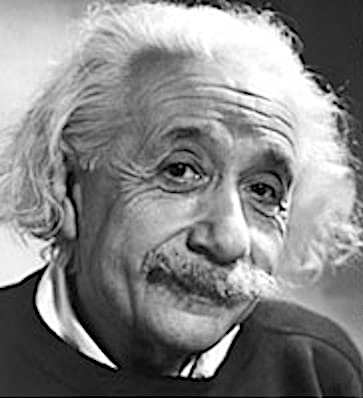
#> input picture HW3/Image1.png, 363 x 398 px
$ python HW3.py
#> lines starting #> are read from the running program, lines starting #| are printed output that depends on the picture
from sys import path
from numpy.core.numeric import cross
import pydicom as pyd
import numpy as np
import matplotlib.pyplot as plt
from PIL import Image
import matplotlib.pyplot as plt
from scipy import signal
from scipy.fft import fft2, fftshift,ifft2,ifftshift

def centert(x,y):
    #used for centering
    return -1**(x+y)
def norm_step(img):
    xax = np.arange(0,img.shape[0])
    yax = np.arange(0,img.shape[1])
    x,y = np.meshgrid(xax,yax)
    img = img * centert(x,y).T
    return img

def calc_fft(x:np.ndarray,center=False):
    ff = fft2(x)
    if center:
        ff =  fftshift(x)
    return ff
def freq2spatial(img):
    #appy  inverse frequency domain  and center the image
    img =  norm_step(np.real(ifft2(img)))
    return img


def gen_filt(im1,rad=1):
    x,y = im1.shape[0],im1.shape[1]
    filt = np.ones((x,y))
    #find the center of the image
    c_x,c_y =  filt.shape[0]/2,filt.shape[1]/2
    # Use meshgrid approach to get distances from center
    xax = np.arange(0,x)
    yax = np.arange(0,y)
    x,y = np.meshgrid(xax,yax)
    #this calculates distances from center of image
    huv  = lambda x,y,cx,cy,rad : np.sqrt((x-cx)**2 + (y-cy)**2)
    huv = huv(x,y,c_x,c_y,rad)
    #create butteworth filter
    outfilt = 1/ (1+ (huv/rad)**(2*5)).T
    return  outfilt

def my_fft(img):
    #helper method for applying fft
    return calc_fft(norm_step(img),center=False)
def freq_domain(img:np.ndarray,filt='low',rad=5,plot=False):
    #do padding with the image processing
    x,y = img.shape
    p,q = (2*x,y*2)
    img =  np.pad(img,((0,p-x),(0,q-y)) )
    img_f = my_fft(img)
    filt_f = gen_filt(img_f,rad=rad)
    if filt=='low':
        output = img_f * filt_f
    else:
        output = img_f * (1- filt_f )
    if plot:
        plt.figure()
        plt.subplot(121)
        if filt =='low':
            plt.plot(img_f[112,112:224])
            plt.plot(output[112,112:224])
            plt.legend(['original','filtered'])
            plt.subplot(122)
            plt.plot((filt_f)[112,112:224])
            plt.legend(['Gain'])
        else:
            plt.plot(img_f[112,112:224])
            plt.plot(output[112,112:224])
            plt.legend(['original','filtered'])
            plt.subplot(122)
            plt.plot((1-filt_f)[112,112:224])
            plt.legend(['Gain'])
    return  output
def freq_images(img1,img2,rad_1=13,rad_2=13,plot=False):
    x,y = img1.shape
    img1_f = freq_domain(img1,filt='low',rad=rad_1,plot=plot) # around 4-8 is when this dude dissapears
    img2_f = freq_domain(img2,filt='high',rad=rad_2,plot=plot)
    plt.show()
    output = freq2spatial(img1_f + img2_f)[0:x,0:y]
    return output
def viz_freqs(plot):
#> called with plot = True
    im1 = np.array(Image.open('Image1.png').resize((112,112)  )) #albert
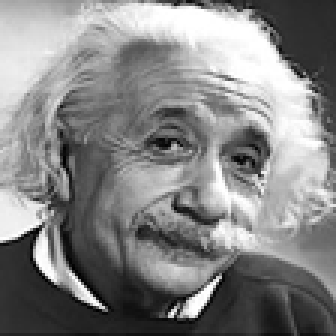
#> im1: shape (112, 112, 4) (shown 3 times larger); mean R, G, B, A 132.6, 132.6, 132.6, 255
    im1 = im1/np.max(im1[:])
    im2 = np.array(Image.open('Image2.png').resize((112,112) ) ) #mary
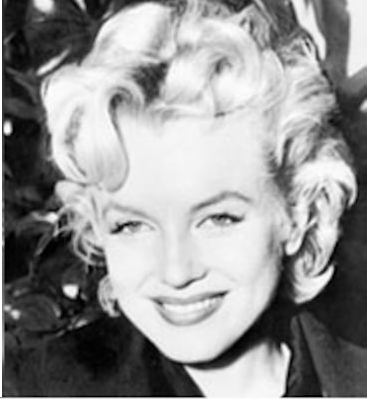
#> input picture HW3/Image2.png, 367 x 399 px
    im2 = im2/np.max(im2[:])
    merged = np.zeros((112,112,3))
    for i in range(0,3):
        merged[:,:,i] = freq_images(im1[:,:,i],im2[:,:,i],rad_1=115,rad_2=115,plot=plot)
#> this loop made 3 passes
#> pass 1, in freq_domain, `filt_f = gen_filt(img_f,rad=rad)`:
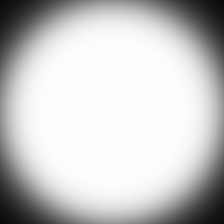
#> filt_f: shape (224, 224) float64; min 0.0391, max 1, mean 0.781
#> pass 1, in freq_domain (call 2), `img =  np.pad(img,((0,p-x),(0,q-y)) )`:
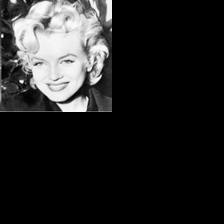
#> img: shape (224, 224) float64; min 0, max 1, mean 0.142
#> pass 1, in freq_images, `plt.show()`:
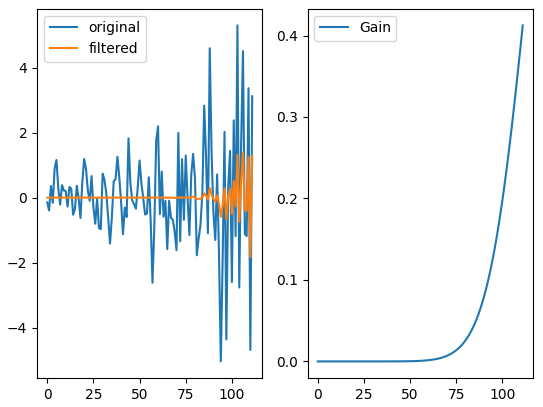
#> figure drawn by matplotlib, 2 panels; panel 1: curve peaks at x = 103, y = 5.3; panel 1: curve peaks at x = 106, y = 1.38; panel 2: curve peaks at x = 111, y = 0.412
#> after the loop:
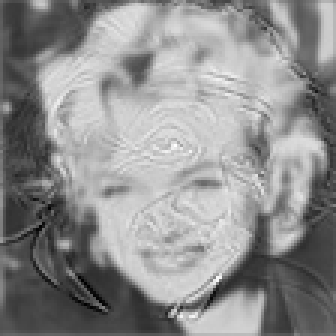
#> merged: shape (112, 112, 3) float64 (shown 3 times larger); min -0.217, max 1.18, mean 0.567; drawn with min black and max white
    plt.imshow(merged)
    plt.show()
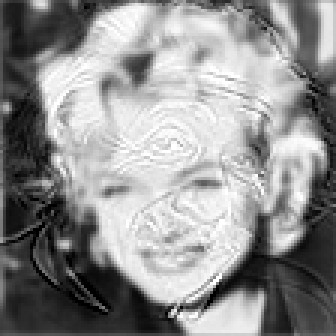
#> shown: shape (112, 112, 3) float64 (shown 3 times larger); min 0, max 1, mean 0.567
def viz_freqs2(plot):
    im1 = np.array(Image.open('lion.jpg').resize((112,112)  ))
    im1 = im1/np.max(im1[:])
    im2 = np.array(Image.open('jag.png').resize((112,112) ) )
    im2 = im2/np.max(im2[:])
    merged = np.zeros((112,112,3))
    for i in range(0,3):
        merged[:,:,i] = freq_images(im1[:,:,i],im2[:,:,i],rad_1=90,rad_2=175,plot=plot)
    plt.imshow(merged)
    plt.show()
if __name__=='__main__':
    #change to true so it shows plots of gains and the outputs.
    #change to false input to hide gain plots
    # does the einstien image
    viz_freqs(True)
    # does the lion and jaguar images
    #viz_freqs2(True)
